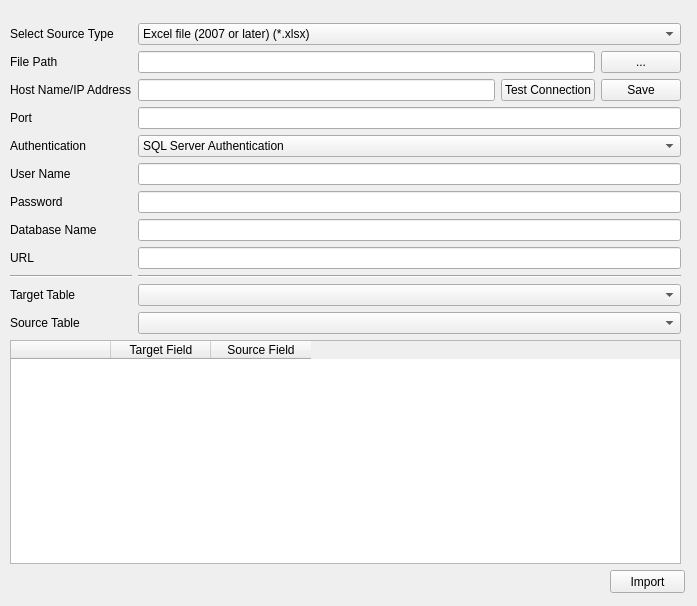
<?xml version="1.0" encoding="UTF-8"?>
<ui version="4.0">
 <class>FormImport</class>
 <widget class="QWidget" name="FormImport">
  <property name="geometry">
   <rect>
    <x>0</x>
    <y>0</y>
    <width>697</width>
    <height>606</height>
   </rect>
  </property>
  <property name="windowTitle">
   <string>Form</string>
  </property>
  <widget class="QPushButton" name="btnDoImport">
   <property name="geometry">
    <rect>
     <x>610</x>
     <y>570</y>
     <width>75</width>
     <height>23</height>
    </rect>
   </property>
   <property name="text">
    <string>Import</string>
   </property>
  </widget>
  <widget class="QWidget" name="layoutWidget">
   <property name="geometry">
    <rect>
     <x>10</x>
     <y>23</y>
     <width>671</width>
     <height>541</height>
    </rect>
   </property>
   <layout class="QVBoxLayout" name="verticalLayout_3">
    <item>
     <layout class="QHBoxLayout" name="horizontalLayout_3">
      <item>
       <layout class="QVBoxLayout" name="verticalLayout">
        <item>
         <widget class="QLabel" name="label_3">
          <property name="font">
           <font>
            <family>Segoe UI</family>
            <pointsize>9</pointsize>
           </font>
          </property>
          <property name="text">
           <string>Select Source Type</string>
          </property>
         </widget>
        </item>
        <item>
         <widget class="QLabel" name="lblFilePath">
          <property name="font">
           <font>
            <family>Segoe UI</family>
            <pointsize>9</pointsize>
           </font>
          </property>
          <property name="text">
           <string>File Path</string>
          </property>
         </widget>
        </item>
        <item>
         <widget class="QLabel" name="lblSQLServerIP">
          <property name="font">
           <font>
            <family>Segoe UI</family>
            <pointsize>9</pointsize>
           </font>
          </property>
          <property name="text">
           <string>Host Name/IP Address</string>
          </property>
         </widget>
        </item>
        <item>
         <widget class="QLabel" name="lblMySQLPort">
          <property name="font">
           <font>
            <family>Segoe UI</family>
            <pointsize>9</pointsize>
           </font>
          </property>
          <property name="text">
           <string>Port</string>
          </property>
         </widget>
        </item>
        <item>
         <widget class="QLabel" name="lblSQlServerAuth">
          <property name="font">
           <font>
            <family>Segoe UI</family>
            <pointsize>9</pointsize>
           </font>
          </property>
          <property name="text">
           <string>Authentication</string>
          </property>
         </widget>
        </item>
        <item>
         <widget class="QLabel" name="lblSQLServerUserName">
          <property name="font">
           <font>
            <family>Segoe UI</family>
            <pointsize>9</pointsize>
           </font>
          </property>
          <property name="text">
           <string>User Name</string>
          </property>
         </widget>
        </item>
        <item>
         <widget class="QLabel" name="lblSQLServerPassword">
          <property name="font">
           <font>
            <family>Segoe UI</family>
            <pointsize>9</pointsize>
           </font>
          </property>
          <property name="text">
           <string>Password</string>
          </property>
         </widget>
        </item>
        <item>
         <widget class="QLabel" name="lblSQLServerDatabase">
          <property name="font">
           <font>
            <family>Segoe UI</family>
            <pointsize>9</pointsize>
           </font>
          </property>
          <property name="text">
           <string>Database Name</string>
          </property>
         </widget>
        </item>
        <item>
         <widget class="QLabel" name="lblWebAPIURL">
          <property name="font">
           <font>
            <family>Segoe UI</family>
            <pointsize>9</pointsize>
           </font>
          </property>
          <property name="text">
           <string>URL</string>
          </property>
         </widget>
        </item>
        <item>
         <widget class="Line" name="line">
          <property name="orientation">
           <enum>Qt::Horizontal</enum>
          </property>
         </widget>
        </item>
        <item>
         <widget class="QLabel" name="lblTargetTable">
          <property name="font">
           <font>
            <family>Segoe UI</family>
            <pointsize>9</pointsize>
           </font>
          </property>
          <property name="text">
           <string>Target Table</string>
          </property>
         </widget>
        </item>
        <item>
         <widget class="QLabel" name="lblSourceTable">
          <property name="font">
           <font>
            <family>Segoe UI</family>
            <pointsize>9</pointsize>
           </font>
          </property>
          <property name="text">
           <string>Source Table</string>
          </property>
         </widget>
        </item>
       </layout>
      </item>
      <item>
       <layout class="QVBoxLayout" name="verticalLayout_2">
        <item>
         <widget class="QComboBox" name="cboFileType">
          <property name="font">
           <font>
            <family>Segoe UI</family>
            <pointsize>9</pointsize>
           </font>
          </property>
          <item>
           <property name="text">
            <string>Excel file (2007 or later) (*.xlsx)</string>
           </property>
          </item>
          <item>
           <property name="text">
            <string>CSV file (*.csv)</string>
           </property>
          </item>
          <item>
           <property name="text">
            <string>Microsoft SQL Server</string>
           </property>
          </item>
          <item>
           <property name="text">
            <string>MySQL</string>
           </property>
          </item>
          <item>
           <property name="text">
            <string>REST Api</string>
           </property>
          </item>
          <item>
           <property name="text">
            <string>Oracle</string>
           </property>
          </item>
         </widget>
        </item>
        <item>
         <layout class="QHBoxLayout" name="horizontalLayout_2">
          <item>
           <widget class="QLineEdit" name="txtImportPath">
            <property name="font">
             <font>
              <family>Segoe UI</family>
              <pointsize>9</pointsize>
             </font>
            </property>
           </widget>
          </item>
          <item>
           <widget class="QPushButton" name="btnImport">
            <property name="font">
             <font>
              <family>Segoe UI</family>
              <pointsize>9</pointsize>
             </font>
            </property>
            <property name="text">
             <string>...</string>
            </property>
           </widget>
          </item>
         </layout>
        </item>
        <item>
         <layout class="QHBoxLayout" name="horizontalLayout">
          <item>
           <widget class="QLineEdit" name="txtSQLServerIP">
            <property name="font">
             <font>
              <family>Segoe UI</family>
              <pointsize>9</pointsize>
             </font>
            </property>
           </widget>
          </item>
          <item>
           <widget class="QPushButton" name="btnSQLServerTest">
            <property name="font">
             <font>
              <family>Segoe UI</family>
              <pointsize>9</pointsize>
             </font>
            </property>
            <property name="text">
             <string>Test Connection</string>
            </property>
           </widget>
          </item>
          <item>
           <widget class="QPushButton" name="btnSQLServerSave">
            <property name="font">
             <font>
              <family>Segoe UI</family>
              <pointsize>9</pointsize>
             </font>
            </property>
            <property name="text">
             <string>Save</string>
            </property>
           </widget>
          </item>
         </layout>
        </item>
        <item>
         <widget class="QLineEdit" name="txtMySQLPort">
          <property name="font">
           <font>
            <family>Segoe UI</family>
            <pointsize>9</pointsize>
           </font>
          </property>
         </widget>
        </item>
        <item>
         <widget class="QComboBox" name="cboSQLServerAuth">
          <item>
           <property name="text">
            <string>SQL Server Authentication</string>
           </property>
          </item>
          <item>
           <property name="text">
            <string>Windows Authentication</string>
           </property>
          </item>
         </widget>
        </item>
        <item>
         <widget class="QLineEdit" name="txtSQLServerUserName">
          <property name="font">
           <font>
            <family>Segoe UI</family>
            <pointsize>9</pointsize>
           </font>
          </property>
         </widget>
        </item>
        <item>
         <widget class="QLineEdit" name="txtSQLServerPassword">
          <property name="font">
           <font>
            <family>Segoe UI</family>
            <pointsize>9</pointsize>
           </font>
          </property>
          <property name="echoMode">
           <enum>QLineEdit::Password</enum>
          </property>
         </widget>
        </item>
        <item>
         <widget class="QLineEdit" name="txtSQLServerDatabase">
          <property name="font">
           <font>
            <family>Segoe UI</family>
            <pointsize>9</pointsize>
           </font>
          </property>
         </widget>
        </item>
        <item>
         <widget class="QLineEdit" name="txtWebAPIURL">
          <property name="font">
           <font>
            <family>Segoe UI</family>
            <pointsize>9</pointsize>
           </font>
          </property>
         </widget>
        </item>
        <item>
         <widget class="Line" name="line_2">
          <property name="orientation">
           <enum>Qt::Horizontal</enum>
          </property>
         </widget>
        </item>
        <item>
         <widget class="QComboBox" name="cboTargetTable">
          <item>
           <property name="text">
            <string/>
           </property>
          </item>
          <item>
           <property name="text">
            <string>Item</string>
           </property>
          </item>
          <item>
           <property name="text">
            <string>Sales Transaction</string>
           </property>
          </item>
         </widget>
        </item>
        <item>
         <widget class="QComboBox" name="cboSourceTable"/>
        </item>
       </layout>
      </item>
     </layout>
    </item>
    <item>
     <widget class="QTableWidget" name="matchFieldsTableWidget">
      <column>
       <property name="text">
        <string/>
       </property>
      </column>
      <column>
       <property name="text">
        <string>Target Field</string>
       </property>
      </column>
      <column>
       <property name="text">
        <string>Source Field</string>
       </property>
      </column>
     </widget>
    </item>
   </layout>
  </widget>
 </widget>
 <resources/>
 <connections/>
</ui>
